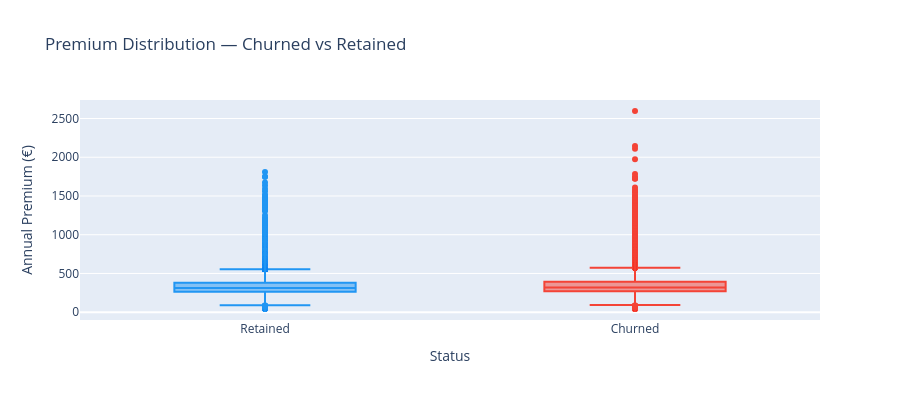

Notebook source saved alongside this figure:
### Markdown cell above
## Chart 3: Premium distribution - Churned vs Retained (Plotly box)

### Code cell
fig3 = px.box(df, x='Churn_label', y='Premium',
    color='Churn_label',
    color_discrete_map={'Retained': '#2196F3', 'Churned': '#F44336'},
    points='outliers',
    title='Premium Distribution — Churned vs Retained',
    labels={'Churn_label': 'Status', 'Premium': 'Annual Premium (€)'})
fig3.update_layout(height=400, showlegend=False)
fig3.show()

### Figure 1 — Plotly figure (JSON) as saved in the notebook; plotly's stock layout.template omitted (floating-point values rounded to 4 significant figures; data arrays with more than 128 entries replaced by an {"elided": "..."} marker saying what was removed)
{"data": [{"alignmentgroup": "True", "boxpoints": "outliers", "hovertemplate": "Status=%{x}<br>Annual Premium (€)=%{y}<extra></extra>", "legendgroup": "Retained", "marker": {"color": "#2196F3"}, "name": "Retained", "notched": false, "offsetgroup": "Retained", "orientation": "v", "showlegend": true, "type": "box", "x": {"elided": "14508 str values"}, "x0": " ", "xaxis": "x", "y": {"elided": "14508 float values"}, "y0": " ", "yaxis": "y"}, {"alignmentgroup": "True", "boxpoints": "outliers", "hovertemplate": "Status=%{x}<br>Annual Premium (€)=%{y}<extra></extra>", "legendgroup": "Churned", "marker": {"color": "#F44336"}, "name": "Churned", "notched": false, "offsetgroup": "Churned", "orientation": "v", "showlegend": true, "type": "box", "x": {"elided": "17310 str values"}, "x0": " ", "xaxis": "x", "y": {"elided": "17310 float values"}, "y0": " ", "yaxis": "y"}], "layout": {"boxmode": "overlay", "height": 400, "legend": {"title": {"text": "Status"}, "tracegroupgap": 0}, "showlegend": false, "title": {"text": "Premium Distribution — Churned vs Retained"}, "xaxis": {"anchor": "y", "categoryarray": ["Retained", "Churned"], "categoryorder": "array", "domain": [0, 1], "title": {"text": "Status"}}, "yaxis": {"anchor": "x", "domain": [0, 1], "title": {"text": "Annual Premium (€)"}}}}
